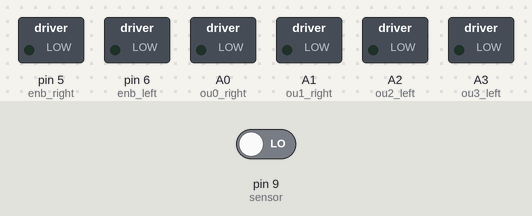
The sketch below on a simulated Arduino Uno, built with avr-gcc and run on an emulated ATmega328P. On the bench: switched loads named in the sketch (green lamp = pin HIGH). Inputs (shaded band) come from the test bench; at power-on: pin 9 (sensor) LOW.

Above: at 1.2 s.
1.3 s: pin 9 (sensor) driven HIGH
At 2.4 s:
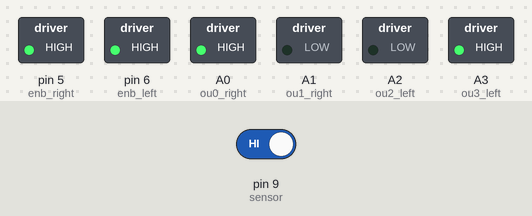
2.8 s: pin 9 (sensor) driven LOW
At 3.5 s:
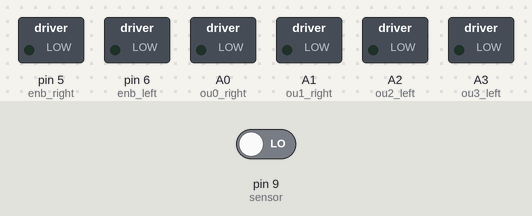
Timing chart, 0 to 5.8 s (numbered marks = the images above; inputs shaded):
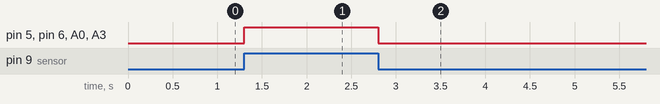

Measured:
- after the input at 1.3 s, pin 5 (enb_right), pin 6 (enb_left), A0 (ou0_right), A3 (ou3_left): LOW → HIGH at once
- after the input at 2.8 s, pin 5 (enb_right), pin 6 (enb_left), A0 (ou0_right), A3 (ou3_left): HIGH → LOW at once

The sketch:

Motor_control_2M.ino
```cpp
int ou0_right = A0;
int ou1_right = A1;
int enb_right = 5;

int ou2_left = A2;
int ou3_left = A3;
int enb_left = 6;
int sensor = 9;


void setup()
 {
   pinMode(ou0_right, OUTPUT);
   pinMode(ou1_right, OUTPUT);
   pinMode(enb_right, OUTPUT);

   pinMode(ou2_left, OUTPUT);
   pinMode(ou3_left, OUTPUT);
   pinMode(enb_left, OUTPUT);

   pinMode(sensor, INPUT);
}

void loop()
 {
   if (digitalRead(sensor) == HIGH)
   {
     digitalWrite(ou0_right, HIGH);
     digitalWrite(ou1_right, LOW);
     analogWrite(enb_right, 255);

     digitalWrite(ou2_left, LOW);
     digitalWrite(ou3_left, HIGH);
     analogWrite(enb_left, 255);
   }
   else
   {
     digitalWrite(ou0_right, LOW);
     digitalWrite(ou1_right, LOW);
     analogWrite(enb_right, 0);

     digitalWrite(ou2_left, LOW);
     digitalWrite(ou3_left, LOW);
     analogWrite(enb_left, 0);

   }
}
```
